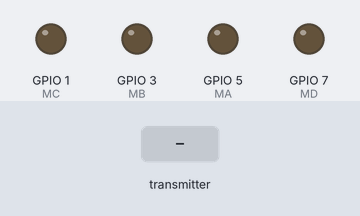
A sketch run on a simulated ESP32-S3. Shown: output pins drawn as LEDs (lit = HIGH). The inputs (shaded band) are chosen by the test bench. What the sketch prints to the serial monitor is not drawn.

Above: at 1.2 s.
1.3 s: the transmitter starts sending XR = 1024
At 2.0 s:
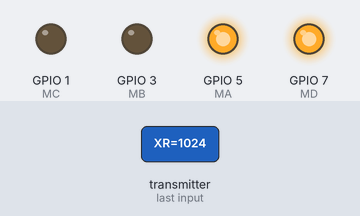
2.8 s: the transmitter starts sending YR = 1024
At 3.1 s:
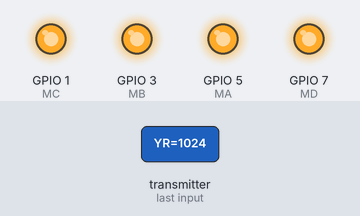
4.3 s: the transmitter starts sending YR = 0
At 5.5 s:
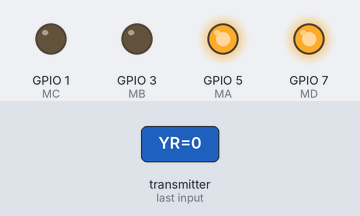
5.8 s: the transmitter starts sending YR = 2048
At 6.6 s:
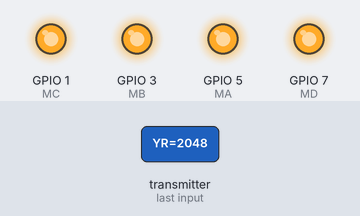
Timing chart, 0 to 8.3 s (numbered marks = the images above; inputs shaded):
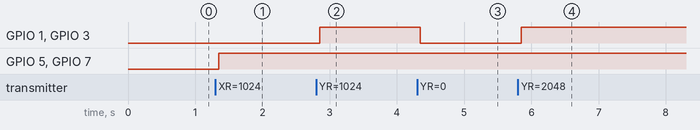

The sketch:

RoverCode.ino
```cpp
// *************************************************************  Library  ************************************************************* //

#include <WiFi.h>
#include <esp_now.h>

// *************************************************************  Parameters & Variables  ************************************************************* //

// Motors
#define MA 5
#define MB 3
#define MC 1
#define MD 7
#define LEDC_TIMER_10_BIT 10
#define LEDC_BASE_FREQ 20000

// State
bool swlPressed = false;
bool swrPressed = false;
bool lastArmButton = false;
bool Armed = false;
bool OnFlying = false;

// ESP Now
String getMacAddress() {
  return WiFi.macAddress();
}

typedef struct JoyData {
  int XL, YL;
  bool SWL;
  int XR, YR;
  bool SWR;
  uint8_t webCommand;
} JoyData;

JoyData incomingJoystickData;
uint8_t lastWebCommand = 255;

// *************************************************************  Functions  ************************************************************* //

void readJoystickData(const esp_now_recv_info_t *recv_info, const uint8_t *data, int len) {
  if (len == sizeof(incomingJoystickData)) {
    memcpy(&incomingJoystickData, data, sizeof(incomingJoystickData));
  } else {
    Serial.printf("Received invalid data size: %d bytes\n", len);
  }
}

void setupESPNow() {
  WiFi.mode(WIFI_STA);
  WiFi.disconnect();

  if (esp_now_init() != ESP_OK) {
    Serial.println("Error initializing ESP-NOW");
    return;
  }

  esp_err_t result = esp_now_register_recv_cb(readJoystickData);
  if (result == ESP_OK) {
    Serial.println("Receive callback registered successfully");
  } else {
    Serial.printf("Failed to register receive callback: %d\n", result);
  }
}

// =================== Motor output ===================
void driveMotors() {
  if (incomingJoystickData.YR > 5) {
    ledcWrite(MA, incomingJoystickData.YR);
    ledcWrite(MB, incomingJoystickData.YR);
    ledcWrite(MC, incomingJoystickData.YR);
    ledcWrite(MD, incomingJoystickData.YR);
  }
  else if (incomingJoystickData.XR > 5) {
    ledcWrite(MA, incomingJoystickData.XR);
    ledcWrite(MB, 0);
    ledcWrite(MC, 0);
    ledcWrite(MD, incomingJoystickData.XR);
  }
  else if (incomingJoystickData.XR < -5) {
    ledcWrite(MA, 0);
    ledcWrite(MB, abs(incomingJoystickData.XR));
    ledcWrite(MC, abs(incomingJoystickData.XR));
    ledcWrite(MD, 0);
  }
  else {
    ledcWrite(MA, 0);
    ledcWrite(MB, 0);
    ledcWrite(MC, 0);
    ledcWrite(MD, 0);
  }
}

void setup() {
  Serial.begin(115200);

  ledcAttach(MA, LEDC_BASE_FREQ, LEDC_TIMER_10_BIT);
  ledcAttach(MB, LEDC_BASE_FREQ, LEDC_TIMER_10_BIT);
  ledcAttach(MC, LEDC_BASE_FREQ, LEDC_TIMER_10_BIT);
  ledcAttach(MD, LEDC_BASE_FREQ, LEDC_TIMER_10_BIT);

  setupESPNow();
  Serial.println(WiFi.macAddress());
}

void loop() {
  driveMotors();
}
```

Measured:
- after the input at 1.3 s, GPIO 5 (MA), GPIO 7 (MD): LOW → HIGH after 0.05 s
- after the input at 2.8 s, GPIO 1 (MC), GPIO 3 (MB): LOW → HIGH after 0.05 s
- after the input at 4.3 s, GPIO 1 (MC), GPIO 3 (MB): HIGH → LOW after 0.05 s
- after the input at 5.8 s, GPIO 1 (MC), GPIO 3 (MB): LOW → HIGH after 0.05 s
